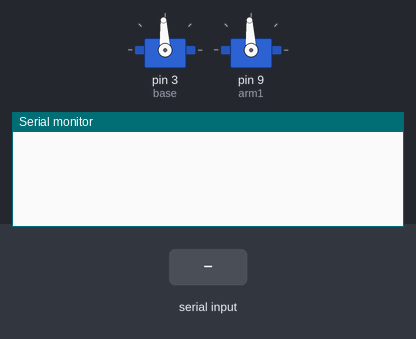
Bench run of a sketch on a simulated Arduino Uno, built with avr-gcc and run on an emulated ATmega328P. Parts: 2 × servo, the last lines printed to the serial monitor. The inputs (shaded band) are chosen by the test bench.

Above: at 1.2 s.
1.3 s: "90 45\n" received over Serial
At 1.7 s:
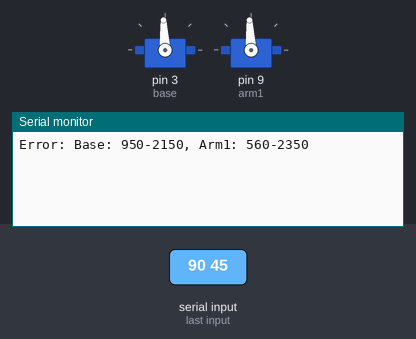
2.8 s: "0\n" received over Serial
At 3.9 s:
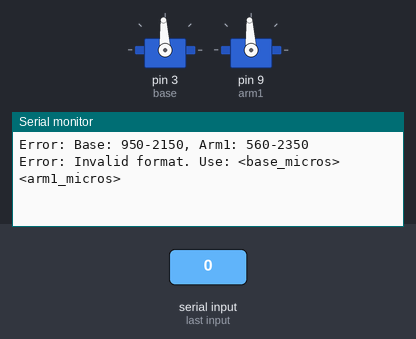

Measured:
- after the input at 1.3 s, the serial monitor: prints a new line at once (image 1)
- after the input at 2.8 s, the serial monitor: prints a new line at once (image 2)

The sketch:

arduino_servo_control.ino
```cpp
// Adjust micros to what your servo motors can handle

#include <Servo.h>

Servo base;
Servo arm1;

// Variables to store servo positions
int basemove = 1500;  // Default position
int arm1move = 1500;  // Default position

void setup() {
  base.attach(3);
  arm1.attach(9);

  Serial.begin(9600);

  // Set initial positions
  base.writeMicroseconds(1500);
  arm1.writeMicroseconds(1500);
}

void loop() {
  while (Serial.available() == 0){}

  // Read the incoming string until newline
  String inputString = Serial.readStringUntil('\n');

  // Find the space character that separates the two values
  int spaceIndex = inputString.indexOf(' ');

  // Check if the space exists
  if (spaceIndex != -1) {
    // Extract the two substrings
    String baseString = inputString.substring(0, spaceIndex);
    String arm1String = inputString.substring(spaceIndex + 1);

    // Convert to integers
    int newBaseMove = baseString.toInt();
    int newArm1Move = arm1String.toInt();

    // Validate ranges
    if (newBaseMove >= 950 && newBaseMove <= 2150 &&
        newArm1Move >= 650 && newArm1Move <= 2350) {

      int oldbasemove = basemove;
      int oldarm1move = arm1move;
      basemove = newBaseMove;
      arm1move = map(newArm1Move, 650, 2350, 2350, 650);

      // Move servos to new positions
      if ((oldbasemove < 1500 && arm1move < oldarm1move) || (oldbasemove > 1500 && arm1move > oldarm1move)){
        base.writeMicroseconds(basemove);
        arm1.writeMicroseconds(arm1move);
      } else if ((oldbasemove < 1500 && arm1move > oldarm1move) || (oldbasemove > 1500 && arm1move < oldarm1move)){
        arm1.writeMicroseconds(arm1move);
        base.writeMicroseconds(basemove);
      } else {
        arm1.writeMicroseconds(arm1move);
        base.writeMicroseconds(basemove);
      }
      // Feedback to user
      Serial.print("Moving to: Base=");
      Serial.print(basemove);
      Serial.print(", Arm1=");
      Serial.println(arm1move);
    } else {
      Serial.println("Error: Base: 950-2150, Arm1: 560-2350");
    }
  } else {
    Serial.println("Error: Invalid format. Use: <base_micros> <arm1_micros>");
  }
}
```
